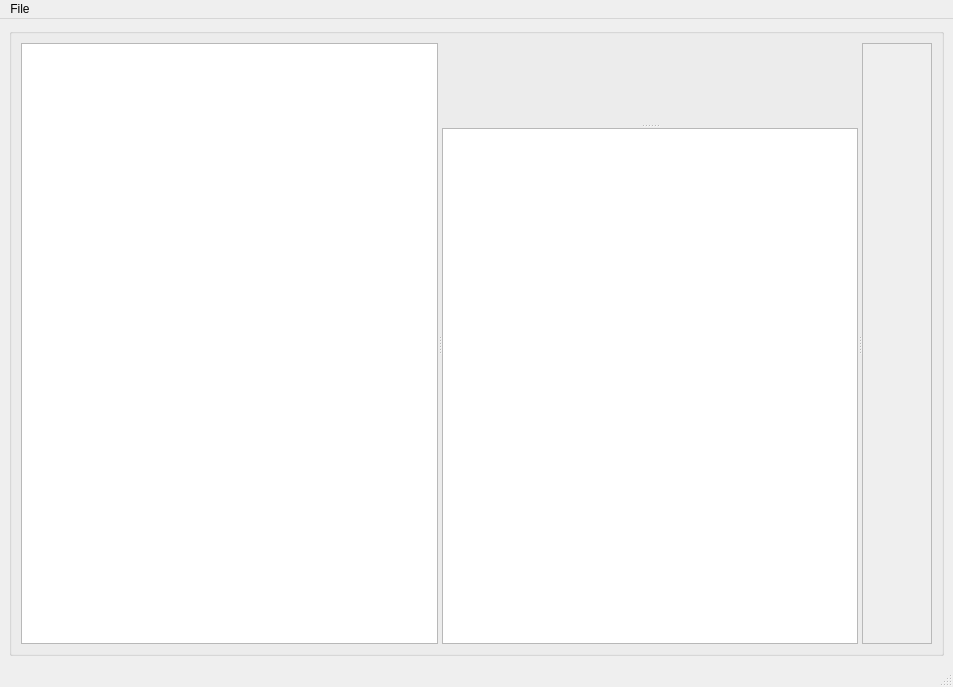
<?xml version="1.0" encoding="UTF-8"?>
<ui version="4.0">
 <class>MainWindow</class>
 <widget class="QMainWindow" name="MainWindow">
  <property name="windowModality">
   <enum>Qt::ApplicationModal</enum>
  </property>
  <property name="geometry">
   <rect>
    <x>0</x>
    <y>0</y>
    <width>953</width>
    <height>687</height>
   </rect>
  </property>
  <property name="windowTitle">
   <string>MainWindow</string>
  </property>
  <widget class="QWidget" name="centralwidget">
   <layout class="QHBoxLayout" name="horizontalLayout">
    <item>
     <widget class="QGroupBox" name="verticalGroupBox_3">
      <layout class="QVBoxLayout" name="verticalLayout">
       <item>
        <widget class="QSplitter" name="splitter_2">
         <property name="orientation">
          <enum>Qt::Horizontal</enum>
         </property>
         <widget class="QTreeView" name="sceneTree"/>
         <widget class="QSplitter" name="splitter">
          <property name="orientation">
           <enum>Qt::Vertical</enum>
          </property>
          <widget class="Renderer" name="sceneRender" native="true">
           <property name="layoutDirection">
            <enum>Qt::LeftToRight</enum>
           </property>
          </widget>
          <widget class="QListView" name="foldersView"/>
         </widget>
         <widget class="QScrollArea" name="objectProperties">
          <property name="widgetResizable">
           <bool>true</bool>
          </property>
          <widget class="QWidget" name="scrollAreaWidgetContents">
           <property name="geometry">
            <rect>
             <x>0</x>
             <y>0</y>
             <width>204</width>
             <height>606</height>
            </rect>
           </property>
          </widget>
         </widget>
        </widget>
       </item>
      </layout>
     </widget>
    </item>
   </layout>
  </widget>
  <widget class="QMenuBar" name="menubar">
   <property name="geometry">
    <rect>
     <x>0</x>
     <y>0</y>
     <width>953</width>
     <height>21</height>
    </rect>
   </property>
   <widget class="QMenu" name="menuFile">
    <property name="title">
     <string>File</string>
    </property>
    <addaction name="actionNew_Project"/>
    <addaction name="actionOpen_Project"/>
    <addaction name="actionSave_Project"/>
   </widget>
   <addaction name="menuFile"/>
  </widget>
  <widget class="QStatusBar" name="statusbar"/>
  <action name="actionNew_Project">
   <property name="text">
    <string>New Project</string>
   </property>
  </action>
  <action name="actionOpen_Project">
   <property name="text">
    <string>Open Project</string>
   </property>
  </action>
  <action name="actionSave_Project">
   <property name="text">
    <string>Save Project</string>
   </property>
  </action>
 </widget>
 <customwidgets>
  <customwidget>
   <class>Renderer</class>
   <extends>QWidget</extends>
   <header location="global">renderer.h</header>
   <container>1</container>
  </customwidget>
 </customwidgets>
 <resources/>
 <connections/>
</ui>
